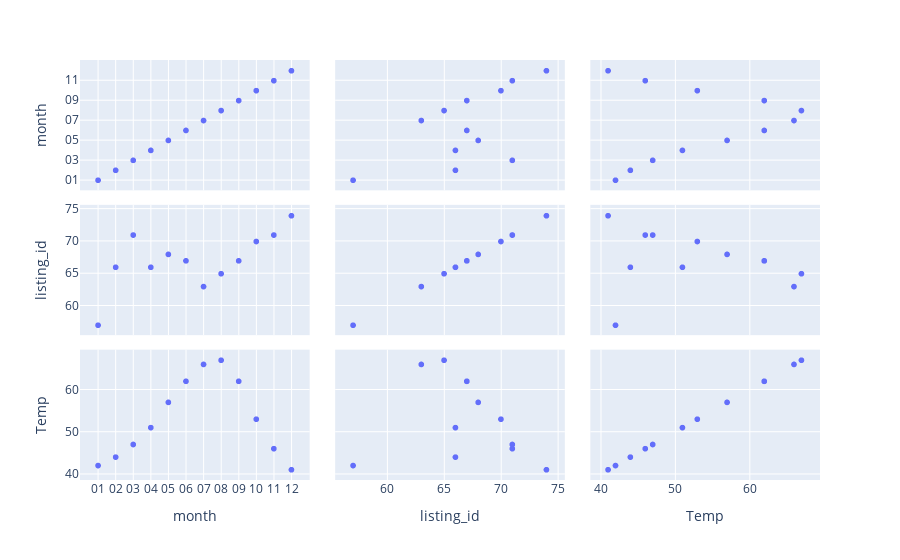

The notebook cell saved with this chart:
### Markdown cell above
## the weather can be a factor how impacts in houses availabity ?

- its possible, as you can see in the graph below on october and foward the temperature fall and the count os listing availiabilty grow. 
- to make sure this is a strong relation, mora data of weather along de time needs to be analyse. ( in this project we will stop here )

### Code cell
month_available_houses['Temp'] = weather['Temp']
month_available_houses.head()

fig = px.scatter_matrix(month_available_houses)
fig.show()

### Figure 1 — Plotly figure (JSON) as saved in the notebook; plotly's stock layout.template omitted (floating-point values rounded to 4 significant figures)
{"data": [{"dimensions": [{"axis": {"matches": true}, "label": "month", "values": ["01", "02", "03", "04", "05", "06", "07", "08", "09", "10", "11", "12"]}, {"axis": {"matches": true}, "label": "listing_id", "values": [57, 66, 71, 66, 68, 67, 63, 65, 67, 70, 71, 74]}, {"axis": {"matches": true}, "label": "Temp", "values": [42, 44, 47, 51, 57, 62, 66, 67, 62, 53, 46, 41]}], "hovertemplate": "%{xaxis.title.text}=%{x}<br>%{yaxis.title.text}=%{y}<extra></extra>", "legendgroup": "", "marker": {"color": "#636efa", "symbol": "circle"}, "name": "", "showlegend": false, "type": "splom"}], "layout": {"dragmode": "select", "legend": {"tracegroupgap": 0}, "margin": {"t": 60}}}
